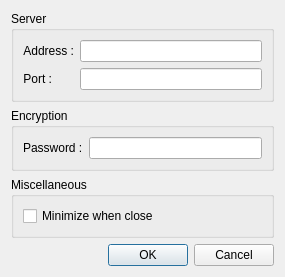
<?xml version="1.0" encoding="UTF-8"?>
<ui version="4.0">
 <class>Settings</class>
 <widget class="QDialog" name="Settings">
  <property name="geometry">
   <rect>
    <x>0</x>
    <y>0</y>
    <width>285</width>
    <height>250</height>
   </rect>
  </property>
  <property name="windowTitle">
   <string>Settings</string>
  </property>
  <layout class="QVBoxLayout" name="verticalLayout">
   <item>
    <widget class="QGroupBox" name="grpbox_server">
     <property name="title">
      <string>Server</string>
     </property>
     <layout class="QFormLayout" name="formLayout">
      <item row="0" column="0">
       <widget class="QLabel" name="lbl_server_address">
        <property name="text">
         <string>Address :</string>
        </property>
        <property name="alignment">
         <set>Qt::AlignRight|Qt::AlignTrailing|Qt::AlignVCenter</set>
        </property>
       </widget>
      </item>
      <item row="0" column="1">
       <widget class="QLineEdit" name="txt_server_address"/>
      </item>
      <item row="1" column="0">
       <widget class="QLabel" name="lbl_server_port">
        <property name="layoutDirection">
         <enum>Qt::LeftToRight</enum>
        </property>
        <property name="text">
         <string>Port :</string>
        </property>
        <property name="alignment">
         <set>Qt::AlignRight|Qt::AlignTrailing|Qt::AlignVCenter</set>
        </property>
       </widget>
      </item>
      <item row="1" column="1">
       <widget class="QLineEdit" name="txt_server_port"/>
      </item>
     </layout>
    </widget>
   </item>
   <item>
    <widget class="QGroupBox" name="grpbox_encryption">
     <property name="title">
      <string>Encryption</string>
     </property>
     <layout class="QFormLayout" name="formLayout_2">
      <item row="0" column="0">
       <widget class="QLabel" name="lbl_enc_password">
        <property name="text">
         <string>Password :</string>
        </property>
       </widget>
      </item>
      <item row="0" column="1">
       <widget class="QLineEdit" name="txt_enc_password"/>
      </item>
     </layout>
    </widget>
   </item>
   <item>
    <widget class="QGroupBox" name="grpbox_misc">
     <property name="title">
      <string>Miscellaneous</string>
     </property>
     <layout class="QVBoxLayout" name="verticalLayout_2">
      <item>
       <widget class="QCheckBox" name="chb_minimize">
        <property name="text">
         <string>Minimize when close</string>
        </property>
       </widget>
      </item>
     </layout>
    </widget>
   </item>
   <item>
    <widget class="QDialogButtonBox" name="buttonBox">
     <property name="orientation">
      <enum>Qt::Horizontal</enum>
     </property>
     <property name="standardButtons">
      <set>QDialogButtonBox::Cancel|QDialogButtonBox::Ok</set>
     </property>
    </widget>
   </item>
  </layout>
 </widget>
 <resources/>
 <connections>
  <connection>
   <sender>buttonBox</sender>
   <signal>accepted()</signal>
   <receiver>Settings</receiver>
   <slot>accept()</slot>
   <hints>
    <hint type="sourcelabel">
     <x>248</x>
     <y>254</y>
    </hint>
    <hint type="destinationlabel">
     <x>157</x>
     <y>274</y>
    </hint>
   </hints>
  </connection>
  <connection>
   <sender>buttonBox</sender>
   <signal>rejected()</signal>
   <receiver>Settings</receiver>
   <slot>reject()</slot>
   <hints>
    <hint type="sourcelabel">
     <x>316</x>
     <y>260</y>
    </hint>
    <hint type="destinationlabel">
     <x>286</x>
     <y>274</y>
    </hint>
   </hints>
  </connection>
 </connections>
</ui>
